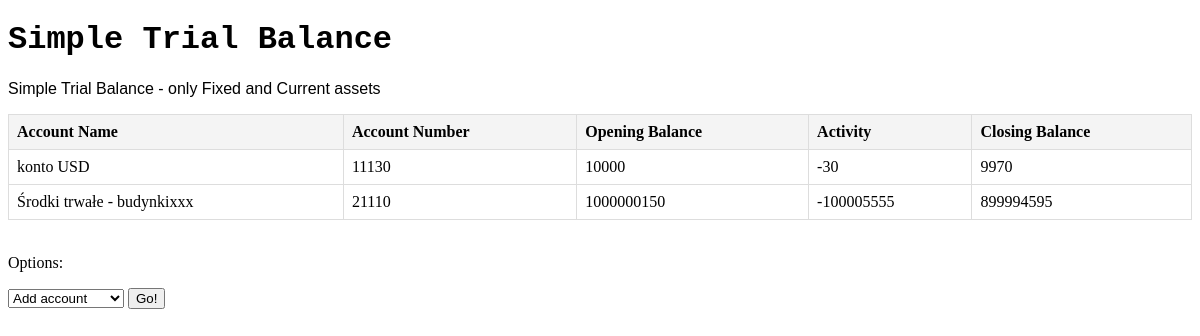
The page /trial_balance/ on the database as committed earlier.
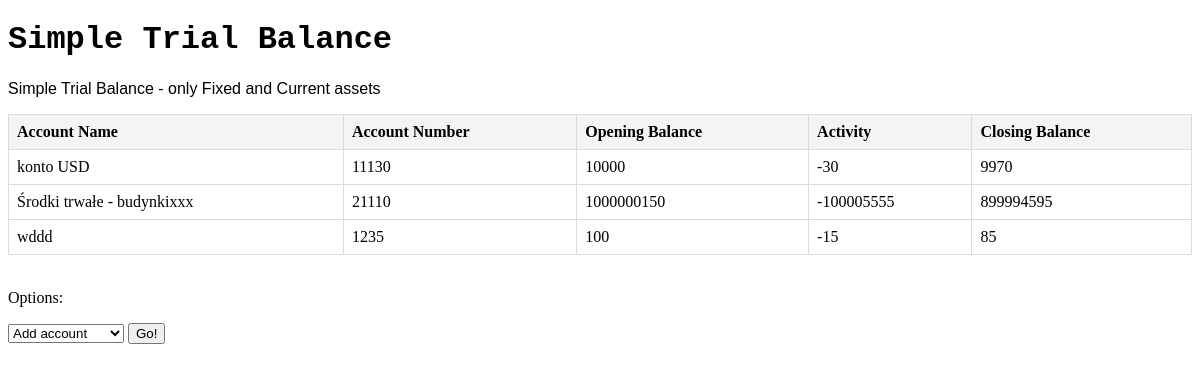
The same page on the database as committed later.
### account/models.py (models this page shows, shortened)
class SimpleTrialBalance(models.Model):
    account_name = models.CharField(max_length=30)
    account_number = models.IntegerField()
    opening_balance = models.IntegerField()
    activity = models.IntegerField()
    closing_balance = models.IntegerField(editable=False) # (1) editable=False - uniemożliwa ręczne wprowadzanie pola, (2) to pole zostanie excludowane na poziomie formularza

### account/views.py (the view)
# urls.py: path('trial_balance/', views.ParentViewTrialBalance.as_view(), name='trial_balance'),
class ParentViewTrialBalance(TemplateView):
    template_name = 'trial_balance.html'
    def get_context_data(self, **kwargs):
        context = super().get_context_data(**kwargs)
        context['trial_balance_data'] = SimpleTrialBalance.objects.all()
        context['dropdown_list_main'] = [
            {'name': 'Add account', 'class': 'AccountCreateView'},
            {'name': 'Delete account', 'class': 'AccountDeleteView'},
            {'name': 'Update account', 'class': 'AccountUpdateSelectView'},
        ]
        return context
    def get(self, request, *args, **kwargs):
        action = request.GET.get('action')
        if action == 'AccountDeleteView':
            return redirect('delete_account')
        elif action == 'AccountUpdateSelectView':
            return redirect('account_update_select')
        elif action == 'AccountCreateView':
            return redirect('user_form')
        return super().get(request, *args, **kwargs)

### account/templates/trial_balance.html (shortened to what this page needs)
<!DOCTYPE html>
<html lang="en">
<head>
</head>
<body>
    <FONT FACE="Courier New">
        <h1>Simple Trial Balance</h1>
    </FONT>
    <FONT FACE="Arial">
        <p>Simple Trial Balance - only Fixed and Current assets</p>
    </FONT>
<table>
    <thead>
        <tr>
            <th>Account Name</th>
            <th>Account Number</th>
            <th>Opening Balance</th>
            <th>Activity</th>
            <th>Closing Balance</th>
        </tr>
    </thead>
    <tbody>
        {% for record in trial_balance_data %}
            <tr>
                <td>{{ record.account_name }}</td>
                <td>{{ record.account_number }}</td>
                <td>{{ record.opening_balance }}</td>
                <td>{{ record.activity }}</td>
                <td>{{ record.closing_balance }}</td>
            </tr>
        {% endfor %}
    </tbody>
</table>
<br>
<p>Options:</p>
<form method="GET" action="">
    <select name="action" required>
        {% for form in dropdown_list_main %}
            <option value="{{ form.class }}">{{ form.name }}</option>
        {% endfor %}
    </select>
<button type="submit">Go!</button>
</form>
</body>
</html>

Rows that differ between the two databases and show on the page:
added SimpleTrialBalance: account_name "wddd", account_number "1235", opening_balance "100", activity "-15", closing_balance "85"
